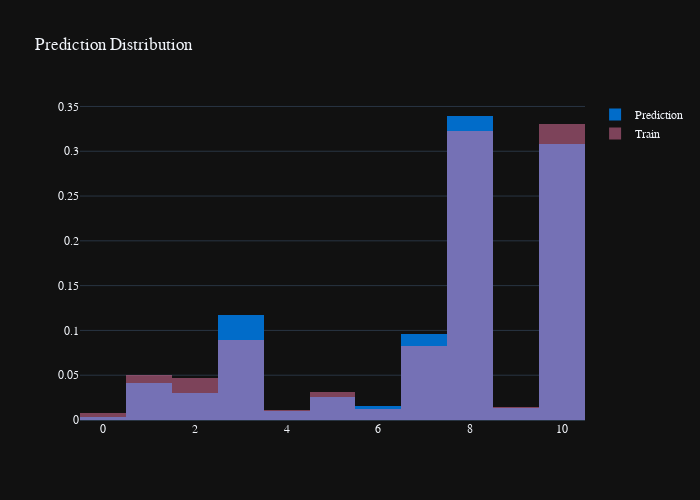

Source (notebook cell):
### Code cell
fig = go.Figure(layout=plotly_template['layout'])
fig.add_trace(
    go.Histogram(
        x=test_df[Config.target],
        name=f'Prediction',
        histnorm='probability',
        marker=dict(color=color_palette['Bin'][0]),
        #line=dict(color='black')
    ),
)

fig.add_trace(
    go.Histogram(
        x=df_train[Config.target],
        name=f'Train',
        histnorm='probability',
        marker=dict(color=color_palette['Bin'][1]),
        opacity=0.5
        #line=dict(color='black')
    ),
)

fig.update_layout(
    title='Prediction Distribution',
    barmode='overlay',
    uniformtext_minsize=15,
    uniformtext_mode='hide',
    width=700)

fig.show()

### Figure 1 — Plotly figure (JSON) as saved in the notebook; plotly's stock layout.template omitted (floating-point values rounded to 4 significant figures; data arrays with more than 128 entries replaced by an {"elided": "..."} marker saying what was removed)
{"data": [{"histnorm": "probability", "marker": {"color": "#016CC9"}, "name": "Prediction", "type": "histogram", "x": {"elided": "4046 int values"}}, {"histnorm": "probability", "marker": {"color": "#E876A3"}, "name": "Train", "opacity": 0.5, "type": "histogram", "x": {"elided": "4046 int values"}}], "layout": {"barmode": "overlay", "font": {"family": "Franklin Gothic", "size": 12}, "height": 500, "title": {"text": "Prediction Distribution"}, "uniformtext": {"minsize": 15, "mode": "hide"}, "width": 700}}
